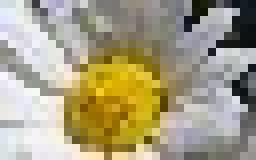
#> input picture 5. semester/Machine Learning/assignment3/data/flowers/daisy/10140303196_b88d3d6cec.jpg, 32 x 20 px (shown 8 times larger); its folder holds only this picture in this run
$ python readImage.py   (older library calls are emulated)
#> lines starting #> are read from the running program, lines starting #| are printed output that depends on the picture
# -*- coding: utf-8 -*-

from scipy.misc import imread, imsave, imresize
import os
import glob
from os import listdir
from os.path import isfile, join
import random
import numpy as np
from scipy import io

def read_data():
    img_array = []
    img_label = []
    folders = {"daisy":0, "dandelion":1, "rose":2, "sunflower":3, "tulip":4}
    for flower in folders.keys():
        data_path = os.path.join("../flowers/",flower)
        onlyfiles = [f for f in listdir(data_path) if isfile(join(data_path, f))]
        for file in onlyfiles:
            img_file = os.path.join(data_path +"/",file)
            img = imread(img_file,flatten=True)
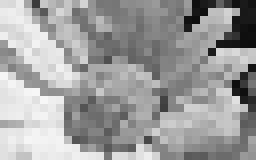
#> img: shape (20, 32) float32 (shown 8 times larger); min 13.15, max 247.8, mean 158.4
            img = imresize(img,[32,24])
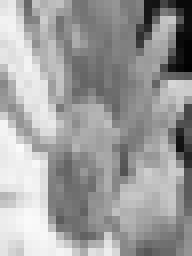
#> img: shape (32, 24) (shown 8 times larger); min 1, max 250, mean 157.9
            img = img.flatten()
#> img = 768 values, max 250 at index 434, min 1 at index 215, mean 157.9
            img_array.append(img)
            img_label.append(folders[flower])
#> pass 2 of the loop in read_data, `for flower in folders.keys():`:
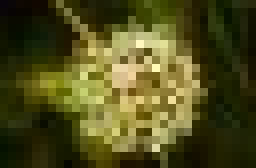
#> input picture 5. semester/Machine Learning/assignment3/data/flowers/dandelion/10043234166_e6dd915111_n.jpg, 32 x 21 px (shown 8 times larger)
#> in read_data, `img = imread(img_file,flatten=True)`:
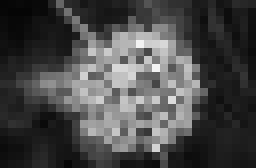
#> img: shape (21, 32) float32 (shown 8 times larger); min 5.08, max 243.5, mean 72.3
#> in read_data, `img = imresize(img,[32,24])`:
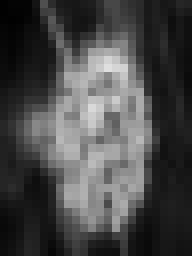
#> img: shape (32, 24) (shown 8 times larger); min 1, max 223, mean 71.7
#> in read_data, `img = img.flatten()`: img = 768 values, max 223 at index 205, min 1 at index 0, mean 71.75
    c = list(zip(img_array, img_label))

    random.shuffle(c)

    img_array, img_label = zip(*c)
    data={'x':img_array[0:3000], 'y':img_label[0:3000]}
    io.savemat('train.mat',data)
    data={'x':img_array[3001:3600], 'y':img_label[3001:3600]}
    io.savemat('validation.mat',data)
    data={'x':img_array[3601:4323], 'y':img_label[3601:4323]}
    io.savemat('test.mat',data)
#> (the run stopped early here; a loop or call above may not have finished)
